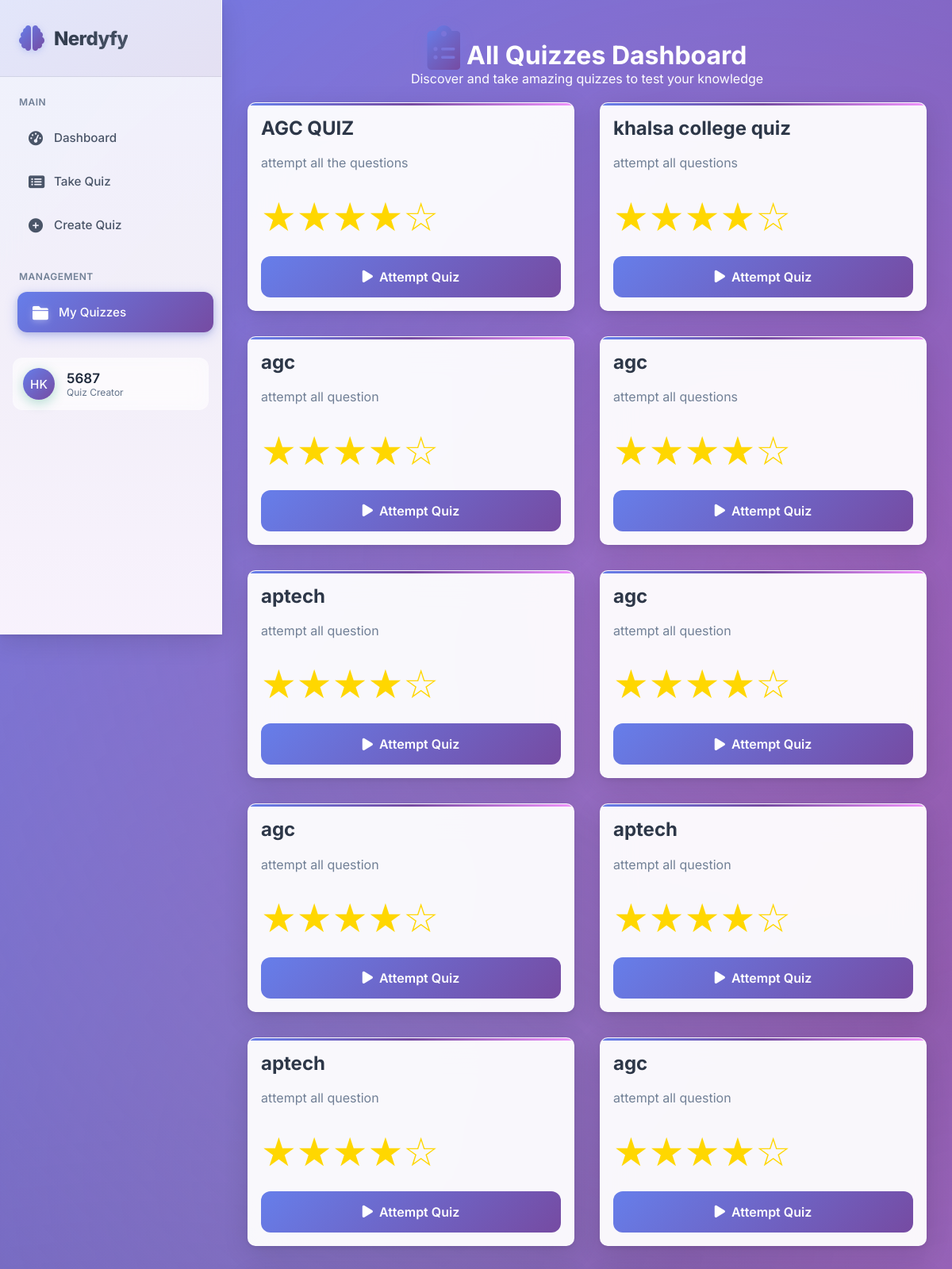
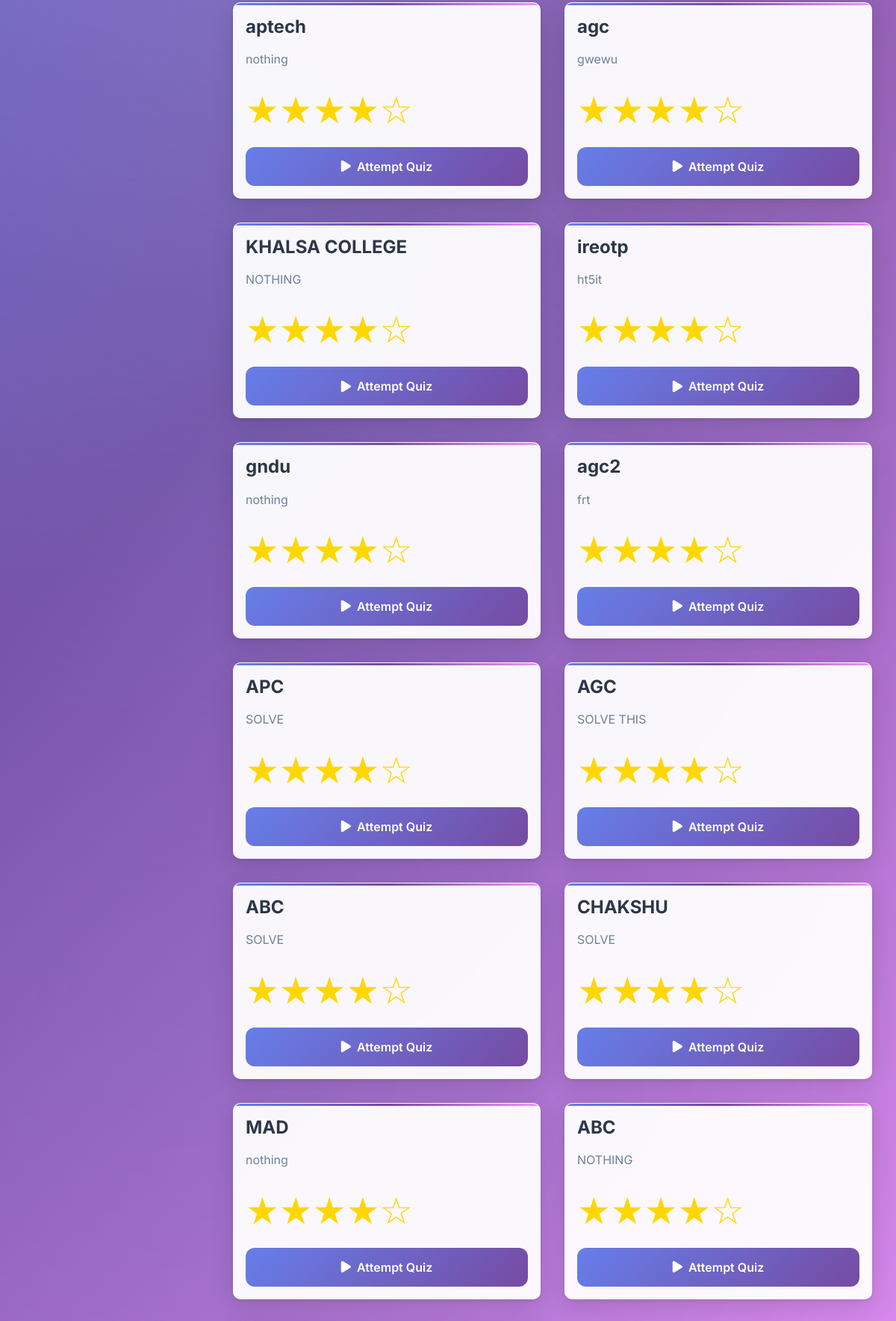
The app's page /allquiz/ (signed in, upper part) with its own data (2 pictures, top to bottom).
### quizapp/models.py (models this page shows)
class Quiz(models.Model):
    title = models.CharField(max_length=400)
    description = models.CharField(max_length=1000)
    totalquestions = models.IntegerField()
    time = models.IntegerField()
    created_at = models.DateTimeField(auto_now_add=True)
    created_by = models.ForeignKey(User, on_delete=models.CASCADE, default=1, null=True, blank=True)

### quizapp/views.py (the view)
# urls.py: path('allquiz/',allquiz_views,name='allquiz'),
def allquiz_views(request):
    quizzes = Quiz.objects.all().order_by('created_at')
    return render(request,'allquiz.html',{'quizzes':quizzes})

### template/allquiz.html (shortened to what this page needs)
<!DOCTYPE html>
<html lang="en">
<head>
    <link href="https://cdnjs.cloudflare.com/ajax/libs/font-awesome/6.0.0/css/all.min.css" rel="stylesheet">
</head>
<body>
  <div class="dashboard-container">
        <aside class="sidebar">
            <div class="sidebar-header">
                <div class="logo">
                    <i class="fas fa-brain"></i>
                    <h2>Nerdyfy</h2>
                </div>
            </div>
            <nav class="nav-menu">
                <div class="nav-section">
                    <div class="nav-section-title">Main</div>
                    <div class="nav-item">
                        <a href="{% url 'dashboard' %}" class="nav-link">
                            <i class="fas fa-tachometer-alt"></i>
                            Dashboard
                        </a>
                    </div>
                    <div class="nav-item">
                        <a href="{% url 'allquiz' %}" class="nav-link">
                            <i class="fas fa-list-alt"></i>
                            Take Quiz
                        </a>
                    </div>
                    <div class="nav-item">
                        <a href="{% url 'quizform' %}" class="nav-link">
                            <i class="fas fa-plus-circle"></i>
                            Create Quiz
                        </a>
                    </div>
                </div>
                <div class="nav-section">
                    <div class="nav-section-title">Management</div>
                    <div class="nav-item">
                        <a href="{% url 'myquiz' %}" class="nav-link active">
                            <i class="fas fa-folder"></i>
                            My Quizzes
                        </a>
                    </div>
                </div>
               <div class="nav-item">
                  <a href="/profile" class="user-profile">
                    <div class="user-avatar">HK</div>
                    <div class="user-info">
                      <div class="user-name">{{ user }}</div>
                      <div class="user-role">Quiz Creator</div>
                    </div>
                  </a>
                </div>
            </nav>
        </aside>
        <main class="main-content">
                <div class="content">
                    <h1>
                        <i class="fas fa-clipboard-list header-icon"></i>
                        All Quizzes Dashboard
                    </h1>
                    <p class="content">Discover and take amazing quizzes to test your knowledge</p>
                </div>
                {% if quizzes %}
                    <div class="container" id="quizContainer">
                        {% for quiz in quizzes %}
                            <div class="quiz-card" >
                                <div class="quiz-title">{{ quiz.title }}</div>
                                <div class="quiz-desc">{{ quiz.description|default:"No description provided. This quiz will test your knowledge and help you learn new concepts." }}</div>
                                <div class="quiz-rating">★★★★☆</div>
                                {% if quiz.id %}
                                    <a href="{% url 'takequiz' quiz.id %}" class="attempt-btn">
                                        <i class="fas fa-play btn-icon"></i>
                                        Attempt Quiz
                                    </a>
                                {% endif %}
                            </div>
                        {% endfor %}
                    </div>
                {% endif %}
            </div>
</body>
</html>

### records on screen
Quiz: title "AGC QUIZ", description "attempt all the questions", shows "Attempt Quiz"
Quiz: title "khalsa college quiz", description "attempt all questions", shows "Attempt Quiz"
Quiz: title "agc", description "attempt all question", shows "Attempt Quiz"
Quiz: title "agc", description "attempt all questions", shows "Attempt Quiz"
Quiz: title "aptech", description "attempt all question", shows "Attempt Quiz"
Quiz: title "agc", description "attempt all question", shows "Attempt Quiz"
Quiz: title "agc", description "attempt all question", shows "Attempt Quiz"
Quiz: title "aptech", description "attempt all question", shows "Attempt Quiz"
Quiz: title "aptech", description "attempt all question", shows "Attempt Quiz"
Quiz: title "agc", description "attempt all question", shows "Attempt Quiz"
Quiz: title "aptech", description "nothing", shows "Attempt Quiz"
Quiz: title "agc", description "gwewu", shows "Attempt Quiz"
Quiz: title "KHALSA COLLEGE", description "NOTHING", shows "Attempt Quiz"
Quiz: title "ireotp", description "ht5it", shows "Attempt Quiz"
Quiz: title "gndu", description "nothing", shows "Attempt Quiz"
Quiz: title "agc2", description "frt", shows "Attempt Quiz"
Quiz: title "APC", description "SOLVE", shows "Attempt Quiz"
Quiz: title "AGC", description "SOLVE THIS", shows "Attempt Quiz"
Quiz: title "ABC", description "SOLVE", shows "Attempt Quiz"
Quiz: title "CHAKSHU", description "SOLVE", shows "Attempt Quiz"
Quiz: title "MAD", description "nothing", shows "Attempt Quiz"
Quiz: title "ABC", description "NOTHING", shows "Attempt Quiz"

### other values on screen
{{ user }} "5687"
